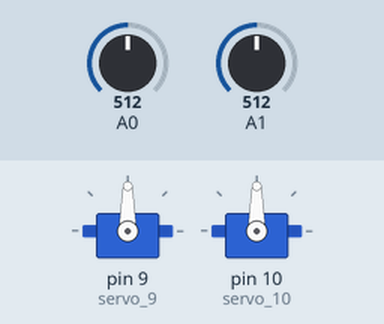
A sketch run on a simulated Arduino Uno, built with avr-gcc and run on an emulated ATmega328P. Shown: 2 × servo. The inputs (shaded band) are chosen by the test bench; at power-on: A0 = 512, A1 = 512.

Above: at 1.2 s.
1.3 s: A0 set to 716
At 2.3 s:
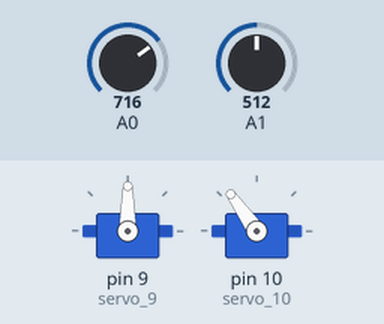
2.8 s: A1 set to 716
At 3.3 s:
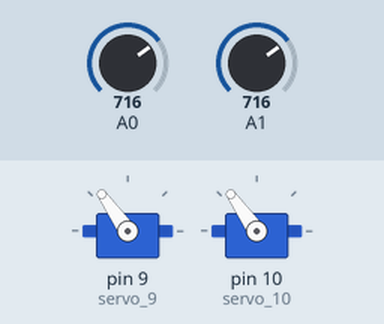
4.3 s: A0 set to 900
At 5.5 s:
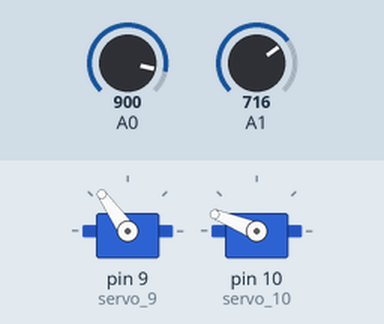
5.8 s: A1 set to 900
At 7.0 s:
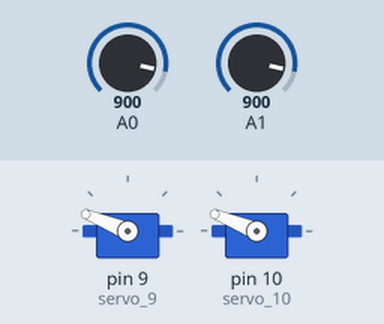
7.3 s: A0 set to 1023
At 8.0 s:
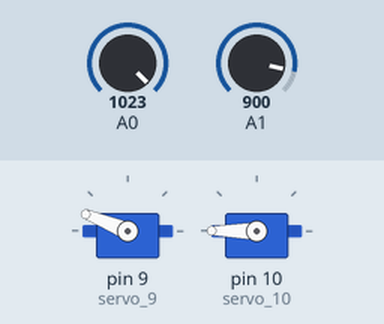
8.8 s: A1 set to 1023
At 10.2 s:
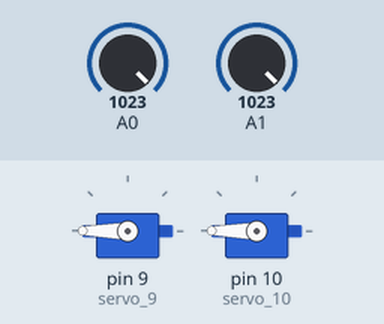
Timing chart, 0 to 11.3 s (numbered marks = the images above; inputs shaded):
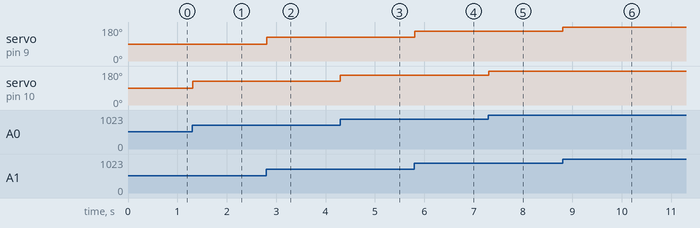

Measured:
- after the input at 1.3 s, servo on pin 10 (servo_10): 90° → 125° at once
- after the input at 2.8 s, servo on pin 9 (servo_9): 90° → 125° at once
- after the input at 4.3 s, servo on pin 10 (servo_10): 125° → 158° at once
- after the input at 5.8 s, servo on pin 9 (servo_9): 125° → 158° at once
- after the input at 7.3 s, servo on pin 10 (servo_10): 158° → 180° at once
- after the input at 8.8 s, servo on pin 9 (servo_9): 158° → 180° at once

The sketch:

control_system_for_2_servo_motors1.ino
```cpp
#include <Servo.h>

int sensorValue = 0;

int outputValue = 0;

int sensorValue2 = 0;

int outputValue2 = 0;

Servo servo_9;

Servo servo_10;

void setup()
{
  pinMode(A1, INPUT);
  pinMode(A0, INPUT);
  servo_9.attach(9);

  servo_10.attach(10);

}

void loop()
{
  sensorValue = analogRead(A1);
  outputValue = map(sensorValue, 0, 1023, 0, 180);
  sensorValue2 = analogRead(A0);
  outputValue2 = map(sensorValue2, 0, 1023, 0, 180);
  servo_9.write(outputValue);
  servo_10.write(outputValue2);
  delay(10); // Delay a little bit to improve simulation performance
}
```
